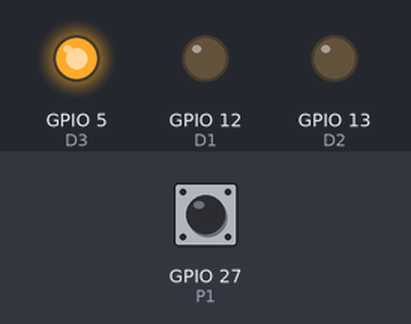
Bench run of a sketch on a simulated ESP32. Shown: output pins drawn as LEDs (lit = HIGH). Inputs (shaded band) come from the test bench; at power-on: GPIO 27 (P1) HIGH. Pins used as bus, display or sensor lines are not drawn.

Above: at 1.8 s.
1.9 s: GPIO 27 (P1) pulled LOW for 3.2 s
At 7.9 s:
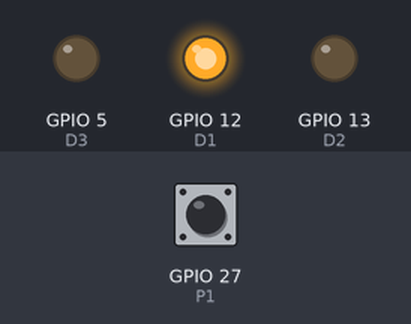
8.1 s: GPIO 27 (P1) pulled LOW for 0.6 s
At 9.2 s:
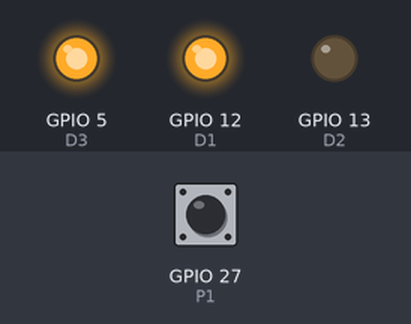
At 11.5 s:
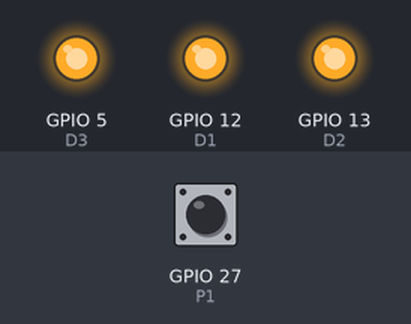
11.7 s: GPIO 27 (P1) pulled LOW for 1 s
Timing chart, 0 to 20.7 s (numbered marks = the images above; inputs shaded):
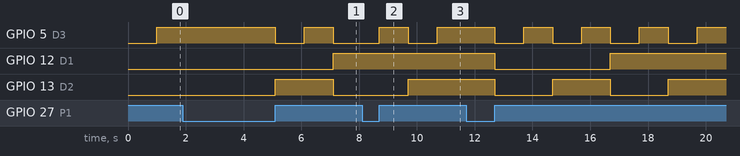

Measured:
- after the input at 8.1 s, GPIO 12 (D1): stays HIGH (without the input it goes to LOW after 3.0 s)
- by itself, GPIO 5 (D3): alternates HIGH for 1.0 s and LOW for 1.0 s
- by itself, GPIO 13 (D2): alternates HIGH for 2.0 s and LOW for 2.0 s

The sketch:

D03_contador_binario.ino
```cpp
//------------------------------------------------------------
// Programa: D03_contador_binario.ino (ESP32 + BIOS Shield)
// Autor: Gabriel Bravo Eguren T31A (13-01-2025)
// Descripción: Mostrar un contador binario de 0 a 15 en los cuatro leds de la placa de
//              forma ininterrumpida
//------------------------------------------------------------

#define D1 12
#define D2 13
#define D3 5
#define D4 23

#define P1 27

#define WT 500

int tabla[16][4] = {
  {0, 0, 0, 0},
  {0, 0, 0, 1},
  {0, 0, 1, 0},
  {0, 0, 1, 1},
  {0, 1, 0, 0},
  {0, 1, 0, 1},
  {0, 1, 1, 0},
  {0, 1, 1, 1},
  {1, 0, 0, 0},
  {1, 0, 0, 1},
  {1, 0, 1, 0},
  {1, 0, 1, 1},
  {1, 1, 0, 0},
  {1, 1, 0, 1},
  {1, 1, 1, 0},
  {1, 1, 1, 1},
};

int cursor = -1;

void setup()
{
  pinMode(D1, OUTPUT);
  pinMode(D2, OUTPUT);
  pinMode(D3, OUTPUT);
  pinMode(D4, OUTPUT);

  pinMode(P1, INPUT_PULLUP);
}

void loop()
{
  if(!digitalRead(P1)) return;

  cursor = cursor == 15 ? 0 : cursor + 1;

  digitalWrite(D1, tabla[cursor][0]);
  digitalWrite(D2, tabla[cursor][1]);
  digitalWrite(D3, tabla[cursor][2]);
  digitalWrite(D4, tabla[cursor][3]);

  delay(WT);
}
```
